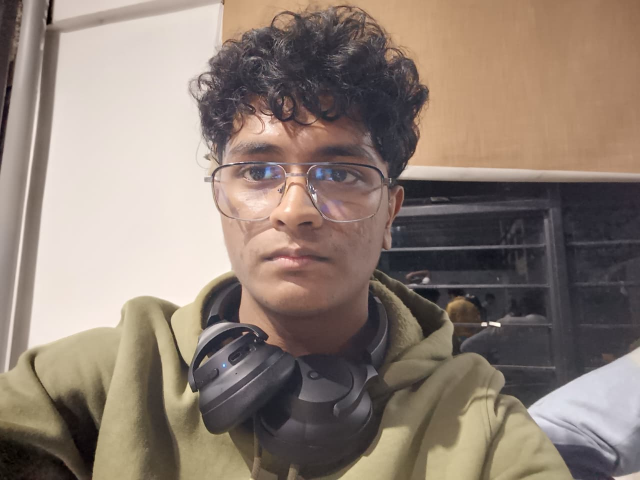
#> input picture Sentinel_Unified/Shared/data/authorized_faces/Akbar/image.jpg, 1280 x 960 px, given in place of the camera (shown at 1/2 size)
$ python train_face_first.py
#> lines starting #> are read from the running program, lines starting #| are printed output that depends on the picture; after the words box and inside, x2 and y2 are one past the last pixel; in counts of white or black regions, pixels touching at a corner belong together
import cv2
import os
import numpy as np
import pickle
import time

print("🎯 FIRST TIME SETUP: Training Your Face")
print("This will train the system to recognize you as OWNER")
print("=" * 50)

# Create necessary folders
if not os.path.exists('faces_dataset'):
    os.makedirs('faces_dataset')
if not os.path.exists('faces_dataset/owner'):
    os.makedirs('faces_dataset/owner')

# Initialize face detector
face_cascade = cv2.CascadeClassifier(cv2.data.haarcascades + 'haarcascade_frontalface_default.xml')

# Initialize face recognizer
recognizer = cv2.face.LBPHFaceRecognizer_create()

print("📷 Starting camera...")
cap = cv2.VideoCapture(0)

if not cap.isOpened():
    print("❌ Cannot open camera! Check if it's being used by another app.")
    exit()

# Set camera properties
cap.set(cv2.CAP_PROP_FRAME_WIDTH, 640)
cap.set(cv2.CAP_PROP_FRAME_HEIGHT, 480)

print("✅ Camera ready! Look straight at the camera")
print("🔄 Capturing 30 images (this will take about 30 seconds)")
print("💡 Make sure your face is well-lit and visible")

face_samples = []
labels = []
count = 0
label_id = 0  # 0 = owner

while count < 30:  # Capture 30 images instead of 100 for faster testing
    ret, frame = cap.read()
#> frame is the input picture: shape (960, 1280, 3); mean B, G, R 116, 126.5, 141.6
    if not ret:
        print("❌ Can't receive frame. Trying again...")
        continue

    # Flip frame so it's like mirror
    frame = cv2.flip(frame, 1)
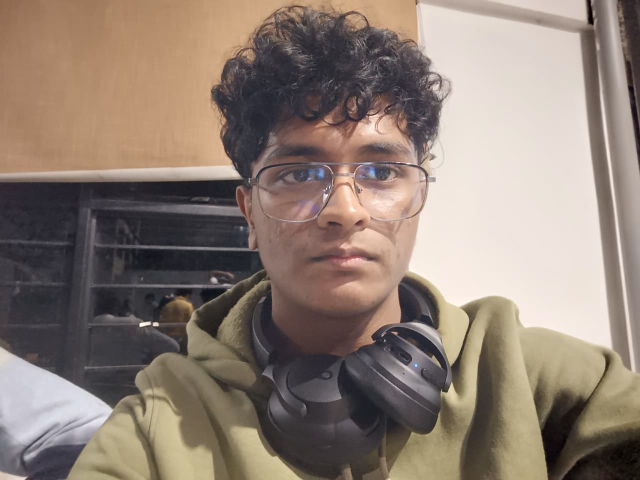
#> frame: shape (960, 1280, 3) (shown at 1/2 size); mean B, G, R 116, 126.5, 141.6

    # Convert to grayscale
    gray = cv2.cvtColor(frame, cv2.COLOR_BGR2GRAY)
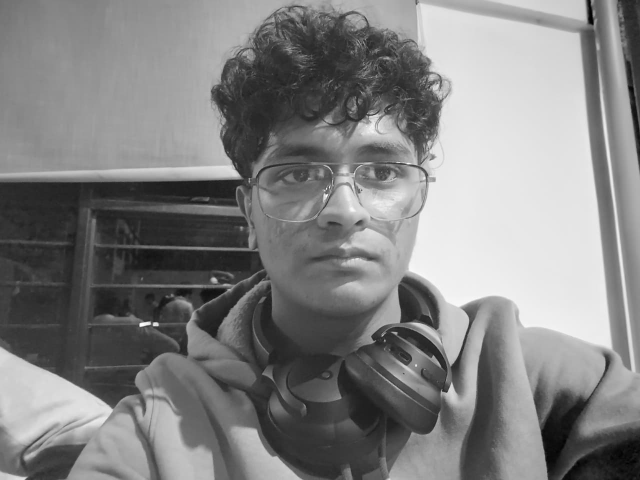
#> gray: shape (960, 1280) (shown at 1/2 size); min 1, max 254, mean 129.8

    # Detect faces
    faces = face_cascade.detectMultiScale(gray, 1.3, 5)
#> faces = [[456, 180, 435, 435]]

    for (x, y, w, h) in faces:
        # Only use clear faces
        if w > 100 and h > 100:
            face_roi = gray[y:y+h, x:x+w]
            face_roi = cv2.resize(face_roi, (200, 200))

            face_samples.append(face_roi)
            labels.append(label_id)

            # Save sample image
            cv2.imwrite(f'faces_dataset/owner/face_{count}.jpg', face_roi)

            count += 1
            print(f"📸 Captured image {count}/30")

            # Draw rectangle
            cv2.rectangle(frame, (x, y), (x+w, y+h), (0, 255, 0), 2)
            cv2.putText(frame, f"Training: {count}/30", (x, y-10),
                       cv2.FONT_HERSHEY_SIMPLEX, 0.7, (0, 255, 0), 2)
#> this loop made 1 pass
#> (x, y, w, h, count) on pass 1: (456, 180, 435, 435, 1)
#| 📸 Captured image 1/30
#> pass 1, `face_roi = gray[y:y+h, x:x+w]`:
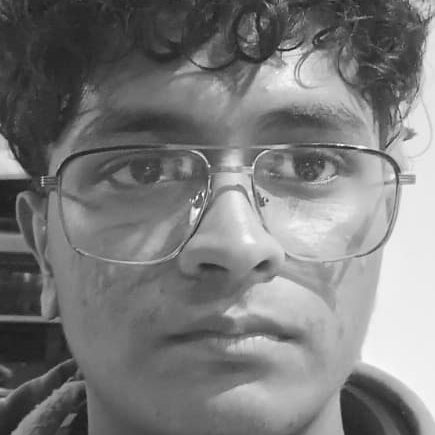
#> face_roi: shape (435, 435); min 26, max 254, mean 122.5
#> after the loop:
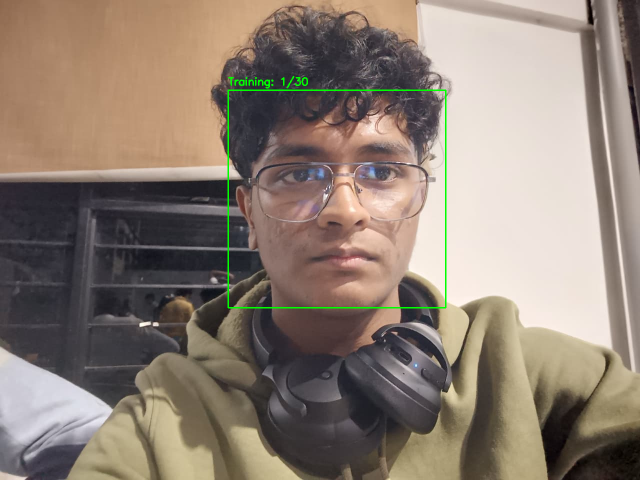
#> frame: shape (960, 1280, 3) (shown at 1/2 size); 0.51% of pixels changed, all inside (x1, y1, x2, y2) = (455, 152, 893, 617)
#> after the loop, count = 1; face_samples = 1 item; labels = [0]

    # Show progress
    cv2.putText(frame, f"FACE TRAINING: {count}/30", (10, 30),
               cv2.FONT_HERSHEY_SIMPLEX, 0.7, (255, 255, 255), 2)
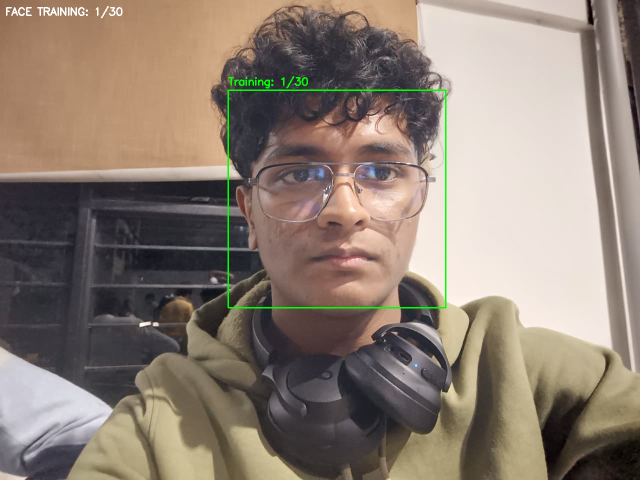
#> frame: shape (960, 1280, 3) (shown at 1/2 size); 0.13% of pixels changed, all inside (x1, y1, x2, y2) = (12, 12, 245, 37)
    cv2.putText(frame, "Look straight at camera", (10, 60),
               cv2.FONT_HERSHEY_SIMPLEX, 0.5, (255, 255, 255), 1)
#> frame: shape (960, 1280, 3); 0.03% of pixels changed, all inside (x1, y1, x2, y2) = (12, 49, 203, 65)

    cv2.imshow('Face Training - Press Q to cancel', frame)

    # Wait a bit between captures
    time.sleep(0.5)

    if cv2.waitKey(1) & 0xFF == ord('q'):
#> (key q is pressed here)
        print("❌ Training cancelled by user")
        break

cap.release()
cv2.destroyAllWindows()

if len(face_samples) > 0:
    print("🔄 Training the model...")

    # Train the model
    recognizer.train(face_samples, np.array(labels))
    recognizer.save('face_model.yml')

    # Save labels
    labels_dict = {'owner': 0}
    with open('labels.pickle', 'wb') as f:
        pickle.dump(labels_dict, f)

    print("✅ TRAINING COMPLETED!")
    print(f"✅ Trained with {len(face_samples)} face images")
#| ✅ Trained with 1 face images
    print("✅ Model saved as 'face_model.yml'")
    print("✅ You can now run the main security system!")
    print("\n🎯 Next step: Run 'python run_system.py'")
else:
    print("❌ No faces captured! Please check:")
    print("   - Camera is working")
    print("   - Face is visible and well-lit")
    print("   - No other apps using camera")
